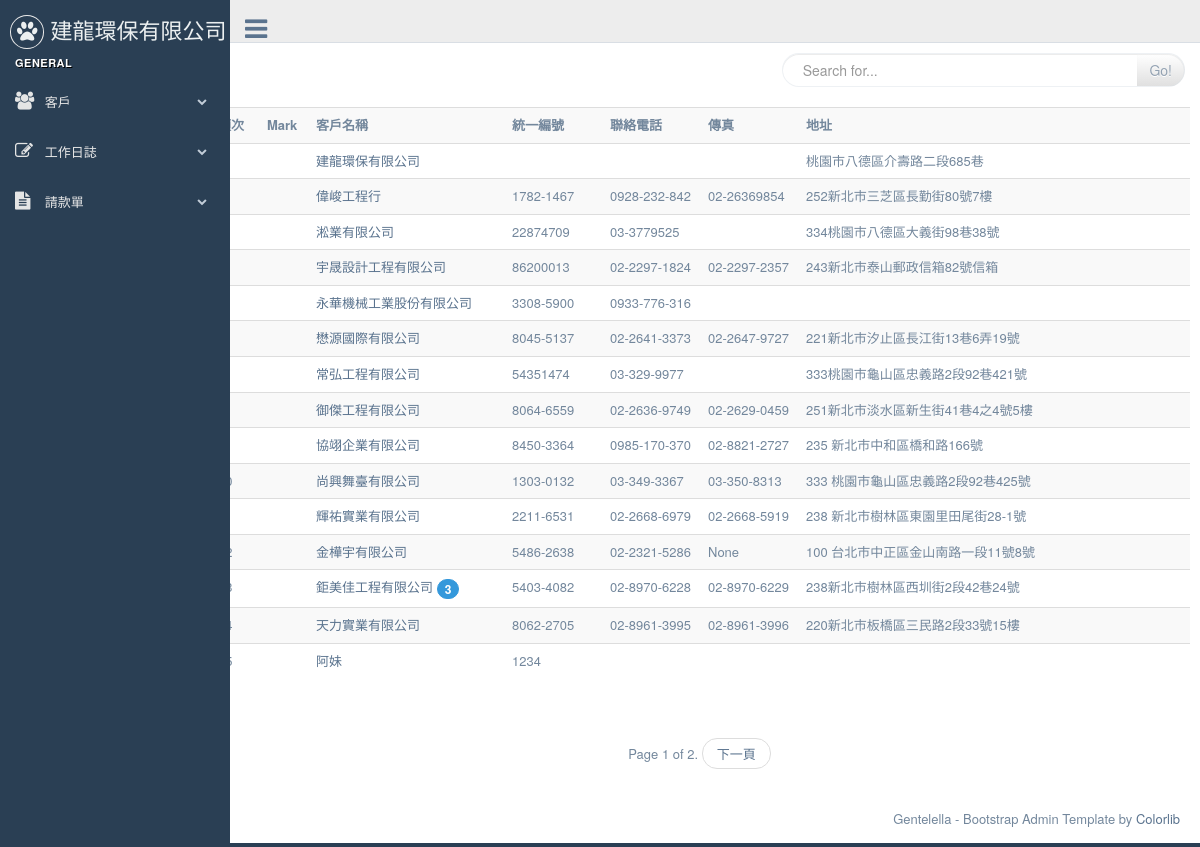
Before: /customers/ with the older database file.
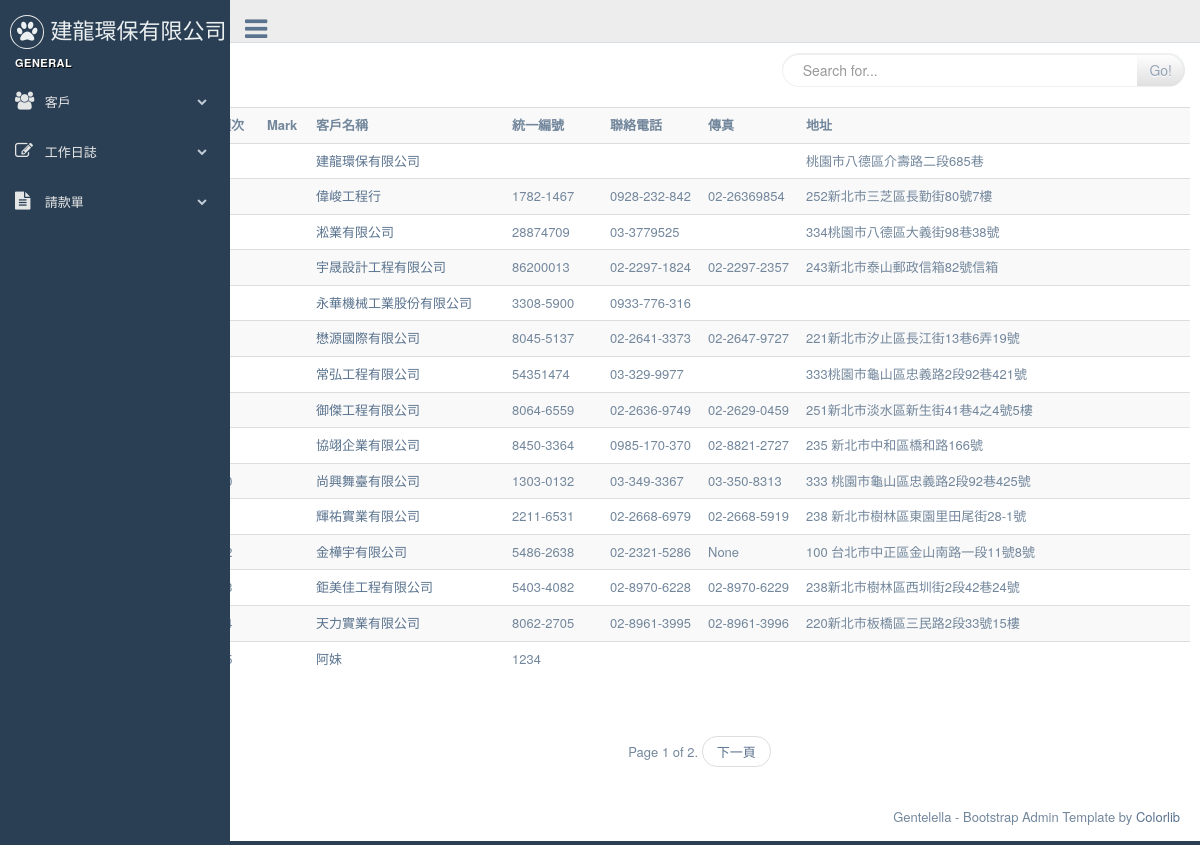
After: the same page with the newer database file.
### customers/models.py (models this page shows, shortened)
class Customer(models.Model):
    title = models.CharField(max_length=36, null=False, blank=False, verbose_name='客戶名稱')
    unikey = models.CharField(  max_length=12,null=True, blank=True, verbose_name='統一編號' )
    address = models.CharField( max_length=100, null=True, blank=True, verbose_name='地址')
    phone = models.CharField(max_length=20, null=True, blank=True, verbose_name='電話')
    faxno = models.CharField(max_length=20, null=True, blank=True, verbose_name='傳真')
    invalid = models.BooleanField(default=False, verbose_name='停用')
    create_at = models.DateTimeField(auto_now_add=True, auto_now =False)
    modify = models.DateTimeField(auto_now_add=False, auto_now =True)
    def get_absolute_url(self):
        return reverse( "customers:customer_detail", kwargs={"pk": self.pk} )

### customers/views.py (the view)
class CustomerList(ListView):
    model = Customer
    paginate_by = 15
    def get_queryset(self):
        query = self.request.GET.get('q')
        if query:
            query_list = Customer.objects.filter(
                Q(title__icontains=query)
            ).distinct()
            return query_list
        return Customer.objects.all()

### dailywork/models.py (called while the page is built)
	def norequest(self):
		return self.filter(payrequest=False , is_freecharge=False , invalid= False  )

	def get_queryset(self):
		return DailylogQueryset(self.model, using=self.db)

### templates/customers/customer_list.html (shortened to what this page needs)
{% extends "base.html" %}
{% block content %}
{% include "searchbar.html" %}
<div>
<table class="table table-striped" >
  <tr>
    <th width="5%">項次</th>
    <th width="5%">Mark</th>
    <th width="20%">客戶名稱</th>
    <th width="10%">統一編號</th>
    <th width="10%">聯絡電話</th>
    <th width="10%">傳真</th>
    <th >地址</th>
  </tr>
{% for record in object_list %}
  <tr>
    <td>{{ forloop.counter }}</td>
    <td>
      </td>
    <td><a href='{{ record.get_absolute_url }}'>{{ record.title }}</a>
      {% if record.dailylog_set.all.norequest.count  %}
      <span class="badge bg-blue">
      {{ record.dailylog_set.all.norequest.count }}
      </span>
      {% endif %}
    </td>
    <td>{{ record.unikey }}</td>
    <td>{{ record.phone }}</td>
    <td>{{ record.faxno }}</td>
    <td>{{ record.address }} </td>
  </tr>
{% endfor %}
</table>
</div>
{% include "pageine.html" %}
{% endblock content %}

Changed rows visible on the page:
changed Customer "淞業有限公司": unikey "22874709" → "28874709"
shown differently, row unchanged: Customer "鉅美佳工程有限公司": dailylog_set.all.norequest.count "3" → (not shown)
